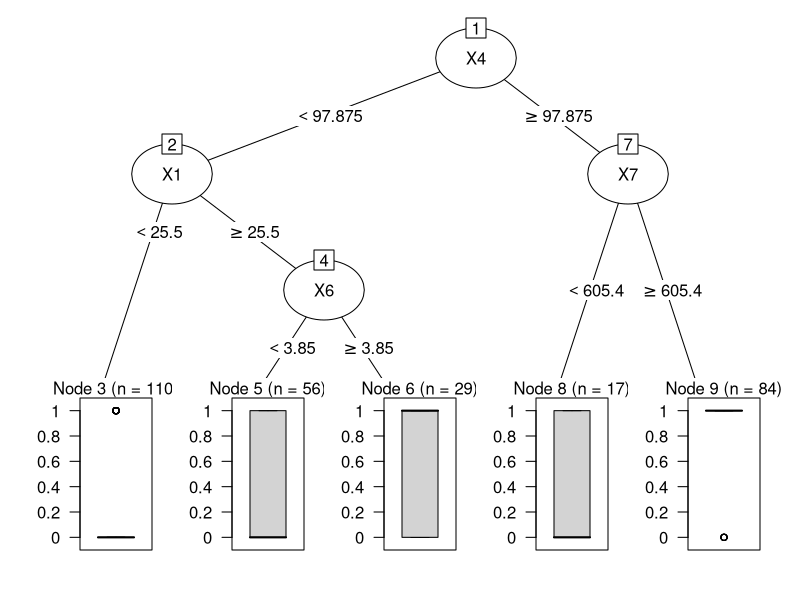
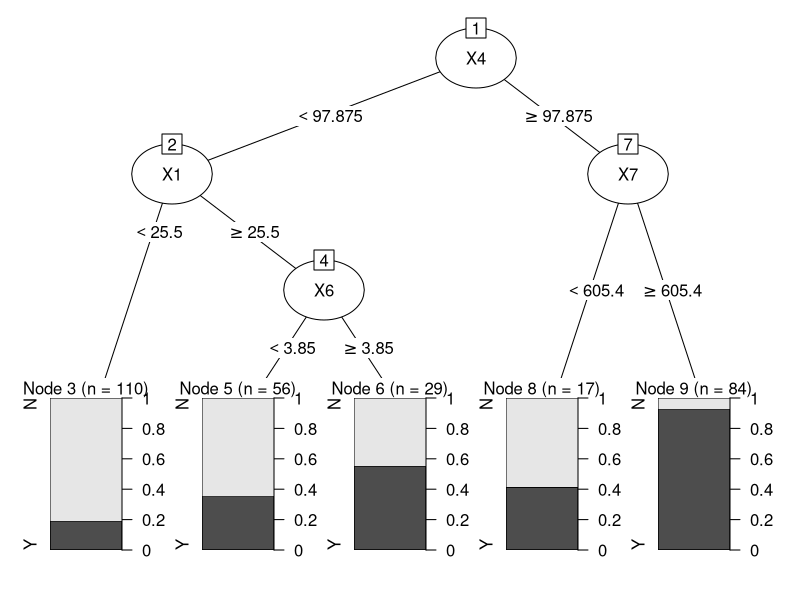

Here is the R script that generated these plots, in order:
library(rpart)
library(partykit)
library(readxl)

rm(list=ls())

proj_data = read_excel("project-data.xlsx")
# removing the 'id' column
proj_data <- proj_data[,-1]
# used to display the names of the columns
names(proj_data)
# used to attach the data_set to R's search path so that columns can be accessed by
# just using there names as variables
attach(proj_data) 
# structure of the data_set
str(proj_data)

# creating a model where all the data (.) is used and 'Response' is the the Target variable (~)
# method='class' is used for a classification tree
# model includes all the X's, Y's and Group
proj_model_resp <-rpart(Response ~ ., data=proj_data, method='class', 
                        control=rpart.control(minsplit=30, minbucket=15, maxdepth=8 ))
# ploting the DT with all the data
plot(as.party(proj_model_resp))

# converting the 'Response' into a categorical value 'target'
target = ifelse(Response==1,'Y','N')

proj_data <- data.frame(proj_data, target)
# removing 'Response' from the data
proj_data <- proj_data[,-1]

# creating the same model with the Target variable as the categorical value
# model includes all the X's, Y's and Group
proj_model_tar <-rpart(target ~ ., data=proj_data, method='class', 
                       control=rpart.control(minsplit=30, minbucket=15, maxdepth=8 ))
plot(as.party(proj_model_tar))
